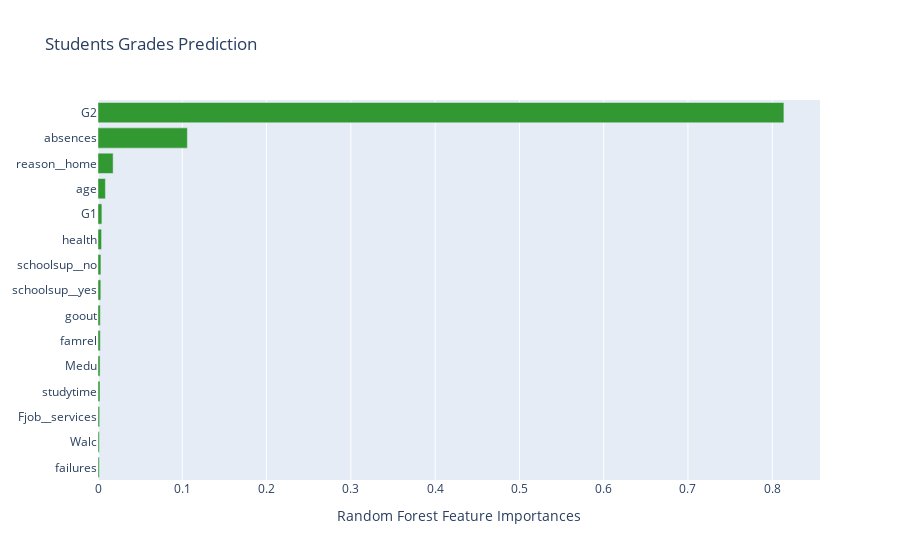

Here is the notebook cell this chart was saved with:
### Code cell
importances_list = []
feat_labels_list = []

for i in range(X_train.shape[1]):
    importances_list.append(importances[indices[i]])
    feat_labels_list.append(feat_labels[indices[i]])

fig = go.Figure()

fig.add_trace(
    go.Bar(
        x=importances_list[:15],
        y=feat_labels_list[:15],
        orientation="h",
        marker_color="#329932",
    )
)

fig.update_layout(
    title="Students Grades Prediction",
    yaxis=dict(autorange="reversed"),
    xaxis=dict(title="Random Forest Feature Importances"),
)
fig.show()

### Figure 1 — Plotly figure (JSON) as saved in the notebook; plotly's stock layout.template omitted (floating-point values rounded to 4 significant figures)
{"data": [{"marker": {"color": "#329932"}, "orientation": "h", "type": "bar", "x": [0.8138, 0.106, 0.01795, 0.008804, 0.004609, 0.00423, 0.003467, 0.00333, 0.002756, 0.002751, 0.002452, 0.002382, 0.001965, 0.001586, 0.001581], "y": ["G2", "absences", "reason__home", "age", "G1", "health", "schoolsup__no", "schoolsup__yes", "goout", "famrel", "Medu", "studytime", "Fjob__services", "Walc", "failures"]}], "layout": {"autosize": true, "title": {"text": "Students Grades Prediction"}, "xaxis": {"autorange": true, "range": [0, 0.8567], "title": {"text": "Random Forest Feature Importances"}, "type": "linear"}, "yaxis": {"autorange": true, "range": [14.5, -0.5], "type": "category"}}}
